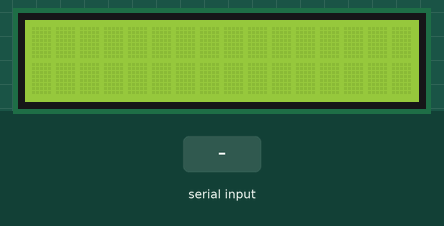
A sketch run on a simulated Arduino Uno, built with avr-gcc and run on an emulated ATmega328P. Parts: 16×2 character LCD. The inputs (shaded band) are chosen by the test bench.

Above: at 2.2 s.
2.3 s: "1" received over Serial
At 3.6 s:
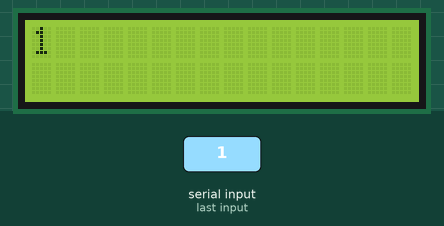
5.3 s: "0" received over Serial
At 6.5 s:
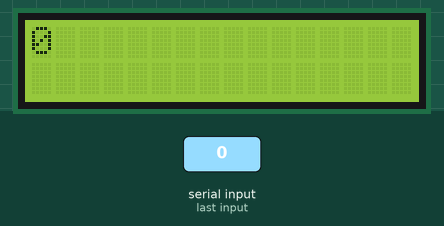
8.3 s: "2" received over Serial
At 9.5 s:
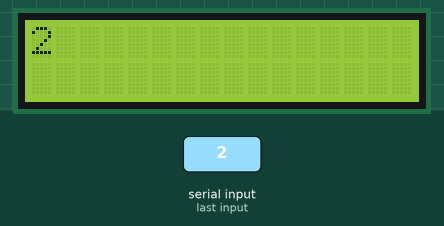
Timing chart, 0 to 11.3 s (numbered marks = the images above; inputs shaded):
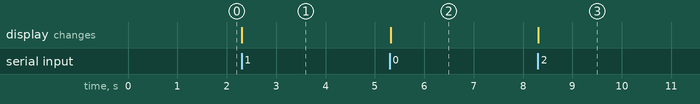

Measured:
- after the input at 2.3 s, the display: changes at once (image 1)
- after the input at 5.3 s, the display: changes at once (image 2)
- after the input at 8.3 s, the display: changes at once (image 3)

The sketch:

Project_7_Display_Messages.ino
```cpp
/*
 * Rui Santos
 * Complete Project Details http://randomnerdtutorials.com
 */

// include the library code:
#include <LiquidCrystal.h>

#define max_char 32
char message[max_char];    // stores you message
char r_char;               // reads each character
byte index = 0;            // defines the position into your array
int i;

// initialize the library with the numbers of the interface pins
LiquidCrystal lcd(12, 11, 5, 4, 3, 2);

void setup() {
  // set up the LCD's number of columns and rows:
  lcd.begin(16, 2);
  delay(1000);
  // initialize serial communication at 9600 bits per second:
  Serial.begin(9600);
}

void loop() {
  //check if serial is available an before reading a new message delete's the old message
  if(Serial.available()){
    for(i=0; i<31; i++){
      message[i] = '\0';
    }
    //resests the index
    index=0;
  }
  //while is reading the message
  while(Serial.available() > 0){
    //the message can have up to 100 characters
    if(index < (max_char-1)){
      r_char = Serial.read();      // Reads a character
      message[index] = r_char;     // Stores the character in message array
      index++;                     // Increment position
      message[index] = '\0';       // Delete the last position
   }
 }
 lcd.clear();
 lcd.print(message);

 // scroll up to 16 positions to the left
 // to move it offscreen left
 if(message[0]!= '\0'){
   for (int positionCounter = 0; positionCounter < index/2; positionCounter++) {
    delay(750);
    // scroll one position left:
    lcd.scrollDisplayLeft();
   }
 }
}
```
